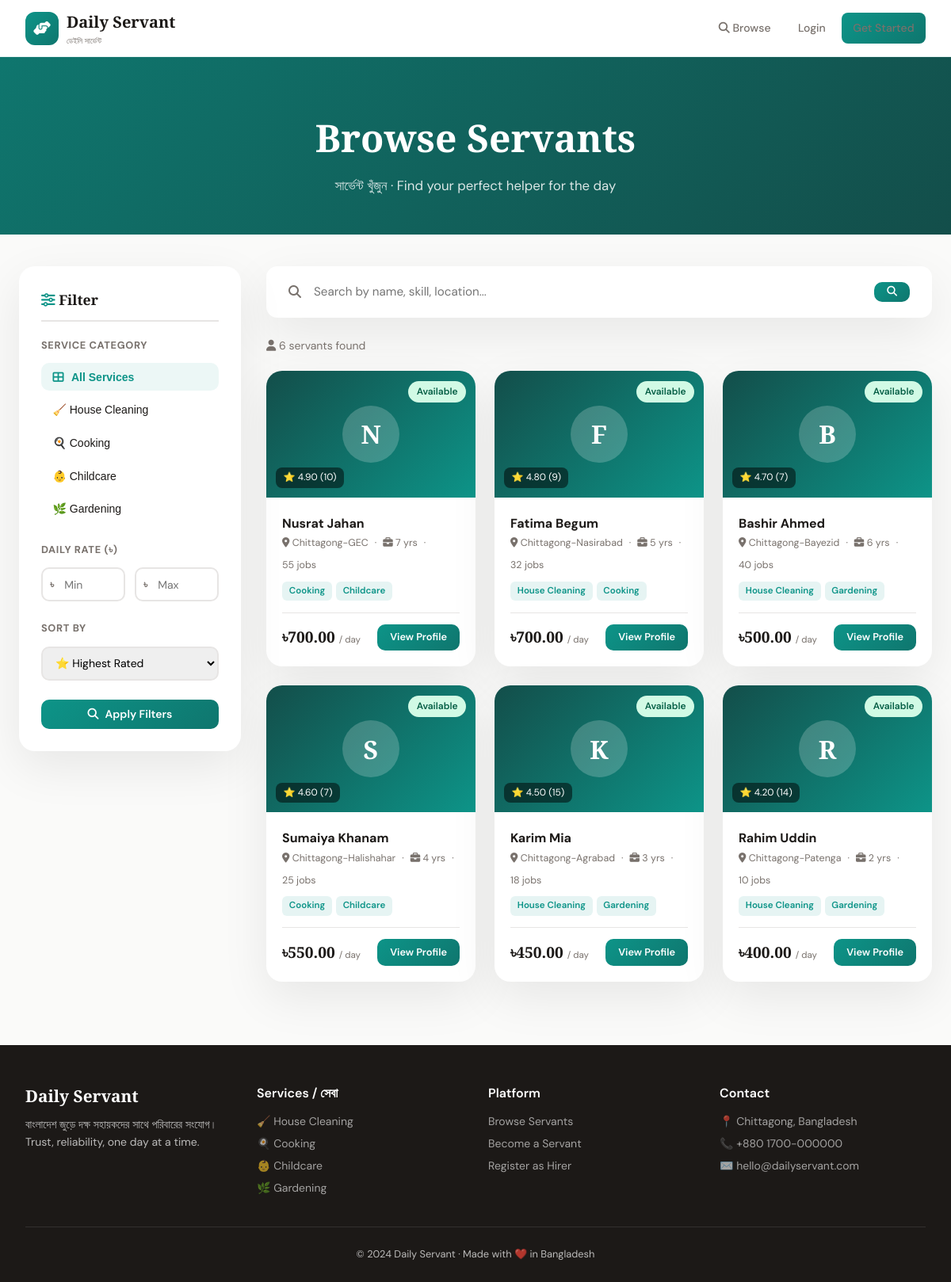
Page /servants/ on the committed database.
### servants/models.py (models this page shows, shortened)
class ServiceCategory(models.Model):
    name = models.CharField(max_length=100)
    name_bn = models.CharField(max_length=100, blank=True)
    icon = models.CharField(max_length=50, default='fa-hands-helping')
    description = models.TextField(blank=True)
    color = models.CharField(max_length=20, default='#FF6B6B')

class ServantProfile(models.Model):
    AVAILABILITY_CHOICES = [
        ('available', 'Available'),
        ('busy', 'Busy'),
        ('off', 'Off Duty'),
    ]
    user = models.OneToOneField(User, on_delete=models.CASCADE, related_name='servant_profile')
    categories = models.ManyToManyField(ServiceCategory, related_name='servants')
    daily_rate = models.DecimalField(max_digits=8, decimal_places=2, default=500.00)
    experience_years = models.PositiveIntegerField(default=0)
    availability_status = models.CharField(max_length=15, choices=AVAILABILITY_CHOICES, default='available')
    rating = models.DecimalField(max_digits=3, decimal_places=2, default=0.00,
                                  validators=[MinValueValidator(0), MaxValueValidator(5)])
    total_reviews = models.PositiveIntegerField(default=0)
    total_jobs = models.PositiveIntegerField(default=0)
    skills = models.TextField(blank=True, help_text='Comma-separated skills')
    location = models.CharField(max_length=200, blank=True)
    nid_number = models.CharField(max_length=20, blank=True)
    is_approved = models.BooleanField(default=False)
    created_at = models.DateTimeField(auto_now_add=True)

### accounts/models.py (models this page shows, shortened)
class User(AbstractUser):
    ROLE_CHOICES = [
        ('hirer', 'Hirer'),
        ('servant', 'Servant'),
        ('admin', 'Admin'),
    ]
    role = models.CharField(max_length=10, choices=ROLE_CHOICES, default='hirer')
    phone = models.CharField(max_length=15, blank=True)
    address = models.TextField(blank=True)
    profile_picture = models.ImageField(upload_to='profiles/', blank=True, null=True)
    bio = models.TextField(blank=True)
    is_verified = models.BooleanField(default=False)
    created_at = models.DateTimeField(auto_now_add=True)

### servants/views.py (the view, shortened to what this page needs)
# urls.py: path('', views.servant_list_view, name='servant_list'),
def servant_list_view(request):
    categories = ServiceCategory.objects.all()
    servants = ServantProfile.objects.filter(is_approved=True).select_related('user').prefetch_related('categories')
    query = request.GET.get('q', '')
    category_id = request.GET.get('category', '')
    min_rate = request.GET.get('min_rate', '')
    max_rate = request.GET.get('max_rate', '')
    sort = request.GET.get('sort', '-rating')
    if category_id:
        servants = servants.filter(categories__id=category_id)
    if min_rate:
        servants = servants.filter(daily_rate__gte=min_rate)
    if max_rate:
        servants = servants.filter(daily_rate__lte=max_rate)
    servants = servants.order_by(sort)
    return render(request, 'servants/list.html', {
        'servants': servants, 'categories': categories,
        'query': query, 'category_id': category_id,
    })

### templates/servants/list.html (shortened to what this page needs)
{% extends 'base.html' %}
{% block content %}
<div class="page-header">
    <h1>Browse Servants</h1>
    <p>সার্ভেন্ট খুঁজুন · Find your perfect helper for the day</p>
</div>
<div class="browse-layout">
    <aside class="filter-panel">
        <h3><i class="fas fa-sliders-h" style="color:var(--emerald)"></i> Filter</h3>
        <form method="get" id="filterForm">
            <div class="filter-group">
                <label>Service Category</label>
                <button type="button" class="filter-btn {% if not category_id %}active{% endif %}" onclick="setCategory('')">
                    <i class="fas fa-th-large"></i> All Services
                </button>
                {% for cat in categories %}
                <button type="button" class="filter-btn {% if category_id == cat.id|stringformat:'s' %}active{% endif %}" onclick="setCategory('{{ cat.id }}')">
                    {% if cat.name == 'House Cleaning' %}🧹{% elif cat.name == 'Cooking' %}🍳{% elif cat.name == 'Childcare' %}👶{% elif cat.name == 'Gardening' %}🌿{% endif %}
                    {{ cat.name }}
                </button>
                {% endfor %}
            </div>
            <div class="filter-group">
                <label>Daily Rate (৳)</label>
                <div class="rate-inputs">
                    <div class="rate-input-wrap">
                        <span class="prefix">৳</span>
                        <input type="number" name="min_rate" placeholder="Min" value="{{ request.GET.min_rate }}" min="0">
                    </div>
                    <div class="rate-input-wrap">
                        <span class="prefix">৳</span>
                        <input type="number" name="max_rate" placeholder="Max" value="{{ request.GET.max_rate }}" min="0">
                    </div>
                </div>
            </div>
            <div class="filter-group">
                <label>Sort By</label>
                <select name="sort" style="width:100%;padding:.6rem .75rem;border:2px solid var(--border);border-radius:10px;font-family:'DM Sans',sans-serif;font-size:.875rem;outline:none">
                    <option value="-rating" {% if request.GET.sort == '-rating' %}selected{% endif %}>⭐ Highest Rated</option>
                </select>
            </div>
            <button type="submit" class="btn btn-primary" style="width:100%;justify-content:center">
                <i class="fas fa-search"></i> Apply Filters
            </button>
        </form>
    </aside>
    <div>
        <div class="search-bar">
            <i class="fas fa-search" style="color:var(--muted)"></i>
            <form method="get" style="flex:1;display:flex;gap:.75rem">
                <input type="text" name="q" placeholder="Search by name, skill, location..." value="{{ query }}">
                <button type="submit" class="btn btn-primary btn-sm"><i class="fas fa-search"></i></button>
            </form>
        </div>
        <p style="color:var(--muted);font-size:.875rem;margin-bottom:1.25rem">
            <i class="fas fa-user"></i> {{ servants|length }} servant{% if servants|length != 1 %}s{% endif %} found
        </p>
        {% if servants %}
        <div class="servant-grid">
            {% for servant in servants %}
            <div class="servant-card">
                <div class="avatar-area">
                    {% if servant.user.profile_picture %}
                        <img src="{{ servant.user.profile_picture.url }}" style="width:100%;height:100%;object-fit:cover">
                    {% else %}
                        <div class="avatar-letter">{{ servant.user.first_name|first }}</div>
                    {% endif %}
                    <div style="position:absolute;top:.75rem;right:.75rem">
                        <span class="badge badge-{{ servant.availability_status }}">
                            {{ servant.get_availability_status_display }}
                        </span>
                    </div>
                    {% if servant.total_reviews > 0 %}
                    <div style="position:absolute;bottom:.75rem;left:.75rem;background:rgba(0,0,0,.5);backdrop-filter:blur(4px);color:white;padding:.2rem .6rem;border-radius:8px;font-size:.75rem">
                        ⭐ {{ servant.rating }} ({{ servant.total_reviews }})
                    </div>
                    {% endif %}
                </div>
                <div class="card-body">
                    <div class="card-name">{{ servant.user.get_full_name }}</div>
                    <div class="card-meta">
                        <span><i class="fas fa-map-marker-alt"></i> {{ servant.location|default:"Chittagong" }}</span>
                        <span>·</span>
                        <span><i class="fas fa-briefcase"></i> {{ servant.experience_years }} yr{{ servant.experience_years|pluralize }}</span>
                        <span>·</span>
                        <span>{{ servant.total_jobs }} jobs</span>
                    </div>
                    <div class="cat-tags">
                        {% for cat in servant.categories.all|slice:":3" %}
                        <span class="cat-tag">{{ cat.name }}</span>
                        {% endfor %}
                    </div>
                    <div class="card-footer">
                        <div class="rate">৳{{ servant.daily_rate }} <small>/ day</small></div>
                        <a href="/servants/{{ servant.id }}/" class="btn btn-primary btn-sm">View Profile</a>
                    </div>
                </div>
            </div>
            {% endfor %}
        </div>
        {% endif %}
    </div>
</div>
{% endblock %}

### templates/base.html (shortened to what this page needs)
<!DOCTYPE html>
<html lang="en">
<head>
    <link rel="stylesheet" href="https://cdnjs.cloudflare.com/ajax/libs/font-awesome/6.5.0/css/all.min.css">
</head>
<body>
<nav id="navbar">
    <a href="/" class="nav-brand">
        <div class="logo-icon"><i class="fas fa-hands-helping"></i></div>
        <div>
            <div class="brand-text">Daily Servant</div>
            <div class="brand-sub">ডেইলি সার্ভেন্ট</div>
        </div>
    </a>
    <div class="nav-links">
        <a href="/servants/" class="hide-mobile"><i class="fas fa-search"></i> Browse</a>
        {% if user.is_authenticated %}
            {% if user.role == 'hirer' %}
                <a href="/bookings/hirer-dashboard/"><i class="fas fa-calendar-check"></i> <span class="hide-mobile">My Bookings</span></a>
            {% elif user.role == 'servant' %}
                <a href="/servants/dashboard/"><i class="fas fa-tachometer-alt"></i> <span class="hide-mobile">Dashboard</span></a>
            {% endif %}
            {% if user.is_staff or user.role == 'admin' %}
                <a href="/admin-panel/" style="color:var(--gold)"><i class="fas fa-shield-alt"></i> <span class="hide-mobile">Admin</span></a>
            {% endif %}
            <a href="/accounts/profile/"><i class="fas fa-user-circle"></i> <span class="hide-mobile">{{ user.first_name }}</span></a>
            <a href="/accounts/logout/" class="btn btn-outline btn-sm">Logout</a>
        {% else %}
            <a href="/accounts/login/" class="hide-mobile">Login</a>
            <a href="/accounts/register/" class="btn btn-primary btn-sm">Get Started</a>
        {% endif %}
    </div>
</nav>
<main>{% block content %}{% endblock %}</main>
<footer>
    <div class="footer-grid">
        <div class="footer-brand">
            <div class="brand-text-f">Daily Servant</div>
            <p>বাংলাদেশ জুড়ে দক্ষ সহায়কদের সাথে পরিবারের সংযোগ।<br>Trust, reliability, one day at a time.</p>
        </div>
        <div class="footer-col">
            <h4>Services / সেবা</h4>
            <a href="#">🧹 House Cleaning</a>
            <a href="#">🍳 Cooking</a>
            <a href="#">👶 Childcare</a>
            <a href="#">🌿 Gardening</a>
        </div>
        <div class="footer-col">
            <h4>Platform</h4>
            <a href="/servants/">Browse Servants</a>
            <a href="/accounts/register/">Become a Servant</a>
            <a href="/accounts/register/">Register as Hirer</a>
        </div>
        <div class="footer-col">
            <h4>Contact</h4>
            <a href="#">📍 Chittagong, Bangladesh</a>
            <a href="#">📞 +880 1700-000000</a>
            <a href="#">✉️ hello@dailyservant.com</a>
        </div>
    </div>
    <div class="footer-bottom">© 2024 Daily Servant · Made with ❤️ in Bangladesh</div>
</footer>
</body>
</html>

### templates/base.html (style rules this page uses)
:root { --emerald: #0d9488; --emerald-dark: #0f766e; --emerald-light: #5eead4; --gold: #f59e0b; --charcoal: #1c1917; --slate: #292524; --muted: #78716c; --cream: #fafaf9; --border: #e7e5e4; --shadow: 0 20px 60px rgba(0,0,0,0.08); --shadow-lg: 0 30px 80px rgba(0,0,0,0.14); }
*,*::before,*::after { box-sizing:border-box;margin:0;padding:0 }
html { scroll-behavior:smooth }
body { font-family:'DM Sans',sans-serif;background:var(--cream);color:var(--charcoal);line-height:1.6;overflow-x:hidden }
nav { position:fixed;top:0;left:0;right:0;z-index:1000;background:rgba(255,255,255,0.94);backdrop-filter:blur(20px);border-bottom:1px solid rgba(13,148,136,0.1);padding:0 2rem;height:72px;display:flex;align-items:center;justify-content:space-between;transition:all .3s }
.nav-brand { display:flex;align-items:center;gap:10px;text-decoration:none }
.logo-icon { width:42px;height:42px;background:linear-gradient(135deg,var(--emerald),var(--emerald-dark));border-radius:12px;display:flex;align-items:center;justify-content:center;color:white;font-size:1.1rem;flex-shrink:0 }
.brand-text { font-family:'Playfair Display',serif;font-weight:700;font-size:1.25rem;color:var(--charcoal) }
.brand-sub { font-size:.62rem;color:var(--muted) }
.nav-links { display:flex;align-items:center;gap:.35rem }
.nav-links a { text-decoration:none;color:var(--muted);padding:.5rem .9rem;border-radius:8px;font-size:.875rem;font-weight:500;transition:all .2s }
.btn { display:inline-flex;align-items:center;gap:8px;padding:.6rem 1.4rem;border-radius:10px;font-weight:600;font-size:.875rem;text-decoration:none;border:none;cursor:pointer;transition:all .25s;font-family:'DM Sans',sans-serif }
.btn-sm { padding:.4rem 1rem;font-size:.8rem }
.btn-primary { background:linear-gradient(135deg,var(--emerald),var(--emerald-dark));color:white }
main { padding-top:72px;min-height:100vh }
.badge { display:inline-flex;align-items:center;gap:4px;padding:.25rem .65rem;border-radius:20px;font-size:.75rem;font-weight:600 }
.badge-available { background:#d1fae5;color:#065f46 }
footer { background:var(--charcoal);color:rgba(255,255,255,.7);padding:3rem 2rem 1.5rem;margin-top:5rem }
.footer-grid { display:grid;grid-template-columns:repeat(auto-fit,minmax(180px,1fr));gap:2rem;max-width:1200px;margin:0 auto 2rem }
.footer-brand .brand-text-f { font-family:'Playfair Display',serif;color:white;font-size:1.3rem;font-weight:700 }
.footer-brand p { font-size:.875rem;margin-top:.5rem }
.footer-col h4 { color:white;font-weight:600;margin-bottom:.75rem }
.footer-col a { display:block;color:rgba(255,255,255,.6);text-decoration:none;font-size:.875rem;margin-bottom:.35rem;transition:color .2s }
.footer-bottom { text-align:center;padding-top:1.5rem;border-top:1px solid rgba(255,255,255,.1);font-size:.8rem }
.page-header { background:linear-gradient(135deg,var(--emerald-dark) 0%,#134e4a 100%);color:white;padding:4rem 2rem 3rem;text-align:center }
.page-header h1 { font-family:'Playfair Display',serif;font-size:clamp(2rem,5vw,3rem);margin-bottom:.5rem }
.page-header p { opacity:.85;font-size:1.05rem }

### rows in the picture
ServiceCategory: name "House Cleaning"
ServiceCategory: name "Cooking"
ServiceCategory: name "Childcare"
ServiceCategory: name "Gardening"
ServantProfile: user.first_name|first "N", availability_status "Available", rating "4.90", total_reviews "10", user.get_full_name "Nusrat Jahan", location "Chittagong-GEC", experience_years "7", total_jobs "55", daily_rate "700.00"
ServantProfile: user.first_name|first "F", availability_status "Available", rating "4.80", total_reviews "9", user.get_full_name "Fatima Begum", location "Chittagong-Nasirabad", experience_years "5", total_jobs "32", daily_rate "700.00"
ServantProfile: user.first_name|first "B", availability_status "Available", rating "4.70", total_reviews "7", user.get_full_name "Bashir Ahmed", location "Chittagong-Bayezid", experience_years "6", total_jobs "40", daily_rate "500.00"
ServantProfile: user.first_name|first "S", availability_status "Available", rating "4.60", total_reviews "7", user.get_full_name "Sumaiya Khanam", location "Chittagong-Halishahar", experience_years "4", total_jobs "25", daily_rate "550.00"
ServantProfile: user.first_name|first "K", availability_status "Available", rating "4.50", total_reviews "15", user.get_full_name "Karim Mia", location "Chittagong-Agrabad", experience_years "3", total_jobs "18", daily_rate "450.00"
ServantProfile: user.first_name|first "R", availability_status "Available", rating "4.20", total_reviews "14", user.get_full_name "Rahim Uddin", location "Chittagong-Patenga", experience_years "2", total_jobs "10", daily_rate "400.00"

### other values in the picture
{{ servants|length }} "6"
